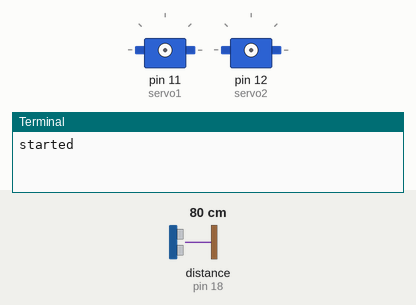
A program run on a simulated Raspberry Pi (header pin numbers). Shown: 2 × servo, the last lines printed to the terminal. The inputs (shaded band) are chosen by the test bench; at power-on: distance to the obstacle (sensor on pin 18) 80 cm. The echo pulse lasts 58.3 µs per cm; random numbers come from a fixed seed; servo angles are drawn from the pulse width (0.5 ms = 0°, 2.5 ms = 180°); the clock reads 2024-03-15 10:24:30 at power-on unless the program sets it.

Above: at 0.1 s.
At 37.0 s:
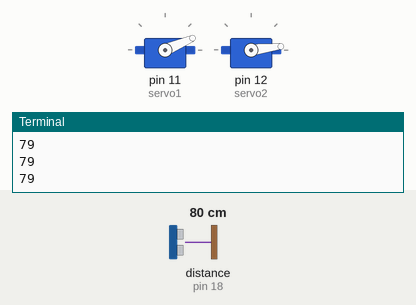
Timing chart, 0 to 40.0 s (numbered marks = the images above):
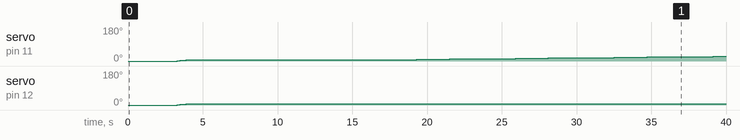

Measured:
- by itself, servo on pin 11 (servo1): moves from 0° to 25° over 35.9 s
- by itself, servo on pin 12 (servo2): 0° → 2° at 3.3 s, → 4° 0.20 s later, → 5° 0.20 s later, → 7° 0.20 s later

The program:

scan.py
```python
import time
import range_finder
import motor_functions
from numpy import linspace
range_finder.startup_lidar()


def calibrate():
    x_range = []
    y_range = []
    range_len = len(x_range)
    x = 1
    y = 0
    for i in range(40, 60):
        x_range.append(round(x, 1))
        y_range.append(round(x, 1))
        x += 0.1
        y += 0.1
    for i in x_range:
        motor_functions.change_position(i, i)


def map_room():
    current_x_position = 0
    current_y_position = 0
    delta_x = 0.1
    delta_y = 0
    x_range = []
    x = 3
    for i in range(30, 90):
        x_range.append(round(x, 1))
        x += 0.1
    print(x_range)

    motor_functions.change_position(current_x_position, current_y_position)
    map = {}
    time.sleep(15)
    for x_position in x_range:
        current_x_position += delta_x
        current_y_position += delta_y
        motor_functions.change_position(x_position, current_y_position)
        time.sleep(2)
        distance = range_finder.distance()
        print(distance)
        map[current_x_position] = distance

calibrate()
map_room()
motor_functions.change_position(0, 0)
```

range_finder.py
```python
# Libraries
import RPi.GPIO as GPIO
import time
GPIO_TRIGGER = 16
GPIO_ECHO = 18

def startup_lidar():
    GPIO.setup(GPIO_TRIGGER, GPIO.OUT)
    GPIO.setup(GPIO_ECHO, GPIO.IN)
    print('started')


def distance():
    # set Trigger to HIGH
    GPIO.output(GPIO_TRIGGER, True)

    # set Trigger after 0.01ms to LOW
    time.sleep(0.00001)
    GPIO.output(GPIO_TRIGGER, False)

    StartTime = time.time()
    StopTime = time.time()

    # save StartTime
    while GPIO.input(GPIO_ECHO) == 0:
        StartTime = time.time()

    # save time of arrival
    while GPIO.input(GPIO_ECHO) == 1:
        StopTime = time.time()

    # time difference between start and arrival
    TimeElapsed = StopTime - StartTime
    # multiply with the sonic speed (34300 cm/s)
    # and divide by 2, because there and back
    distance = (TimeElapsed * 34300) / 2

    return int(distance)


if __name__ == '__main__':
    try:
        while True:
            dist = distance()
            print("Measured Distance = %.1f cm" % dist)
            time.sleep(1)

        # Reset by pressing CTRL + C
    except KeyboardInterrupt:
        print("Measurement stopped by User")
        GPIO.cleanup()
```

motor_functions.py
```python
import RPi.GPIO as GPIO
import time
import keyboard
import random


# Set GPIO numbering mode
GPIO.setmode(GPIO.BOARD)

# Set pins 11 & 12 as outputs, and define as PWM servo1 & servo2
GPIO.setup(11,GPIO.OUT)
servo1 = GPIO.PWM(11,50) # pin 11 for servo1
GPIO.setup(12,GPIO.OUT)
servo2 = GPIO.PWM(12,50) # pin 12 for servo2

# Start PWM running on both servos, value of 0 (pulse off)
servo1.start(0)
servo2.start(0)

current_x_position = 0
current_y_position = 0

def change_position(x, y):
    global servo1
    global servo2
    time.sleep(0.1)
    servo1.ChangeDutyCycle(round(x, 2))
    servo2.ChangeDutyCycle(round(y, 2))
    time.sleep(0.1)

def main():
    x_position = 0
    y_position = 0
    direction = '+'
    change_position(x_position, y_position)
    while x_position <= 7:
        if direction == '+' and x_position >= 6.9:
            direction = '-'
        if direction == '-' and x_position <=0.1:
            direction = '+'
        y_position = random.randint(0, 24)
        y_position = round(y_position, 2)
        if direction == '+':
            x_position += 0.05
        else:
            x_position -= 0.05
        x_position = round(x_position, 2)
        change_position(x_position, y_position)
        print(x_position)
    change_position(2, 2)
    change_position(0, 0)
    #Clean things up at the end
    servo1.stop()
    servo2.stop()
    GPIO.cleanup()
    print ("Goodbye")
```
